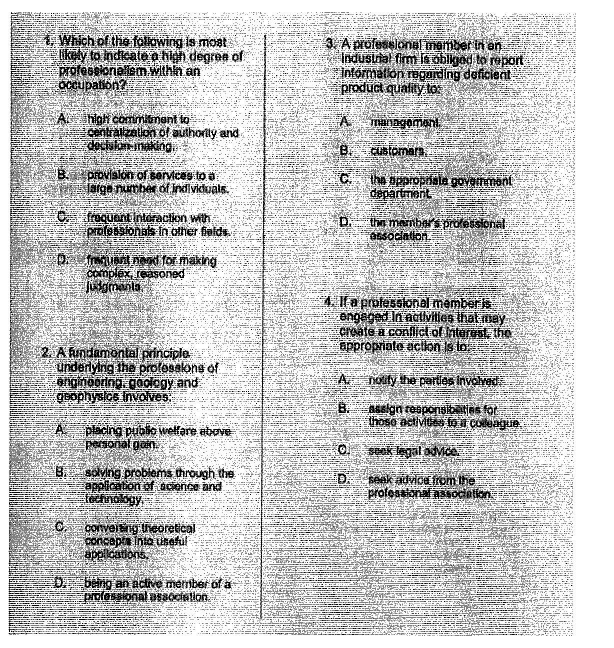
%> input picture Vfo5y.jpg, 1227 x 1296 px (shown at 1/2 size)
$ octave odev2_1.m   (GNU Octave 9; MATLAB toolbox functions it lacks are replaced by stand-ins)
%> lines starting %> are read from the running program, lines starting %| are printed output that depends on the picture; in (x1, y1, x2, y2) boxes, pixels count from 0 and x2, y2 are one past the last pixel; in counts of white or black regions, pixels touching at a corner belong together; the program's own positions count from 1
clc;
clear;
I=imread('Vfo5y.jpg');
%> I is the input picture: size 1296x1227 uint8; min 0, max 255, mean 196.2
I=im2gray(I);
figure,imshow(I),title('Resmin Aslı');
se=strel('square',2);
P=imdilate(I,se);
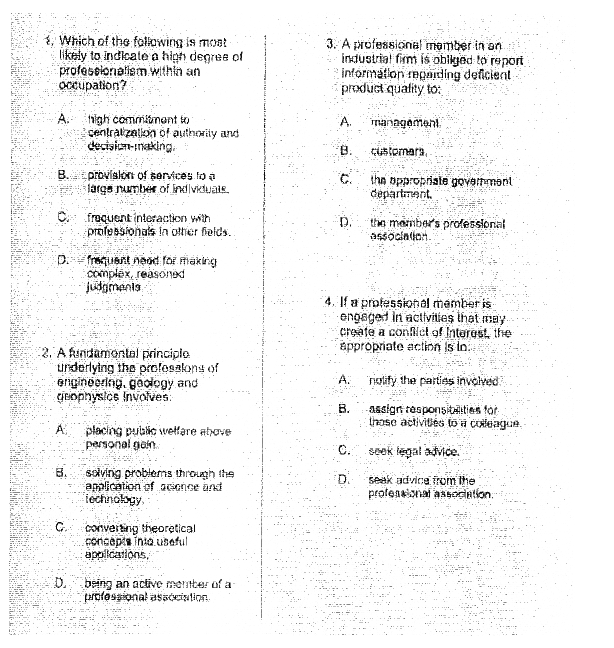
%> P: size 1296x1227 uint8 (shown at 1/2 size); min 0, max 255, mean 241.2
%figure,imshow(P),title('Yayma');
L = medfilt2(P,[2 2]);
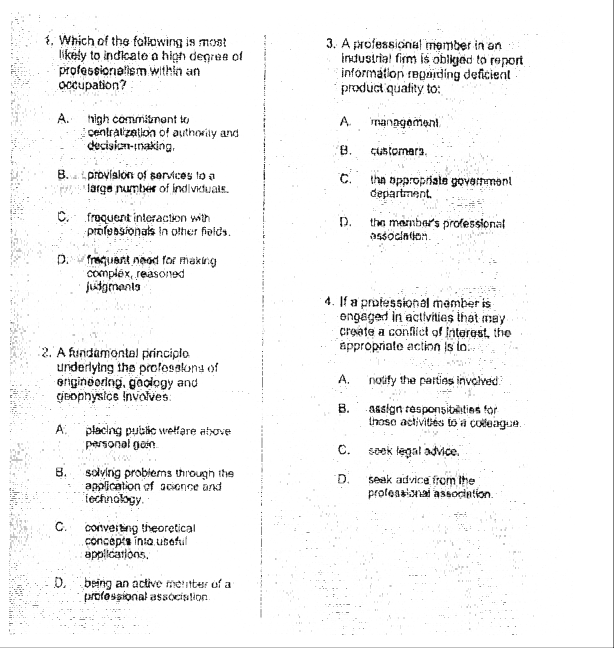
%> L: size 1296x1227 uint8 (shown at 1/2 size); min 0, max 255, mean 243
%figure,imshow(L),title('Median Gürültü Engelleme');
se=strel('square',2);
P=imerode(L,se);
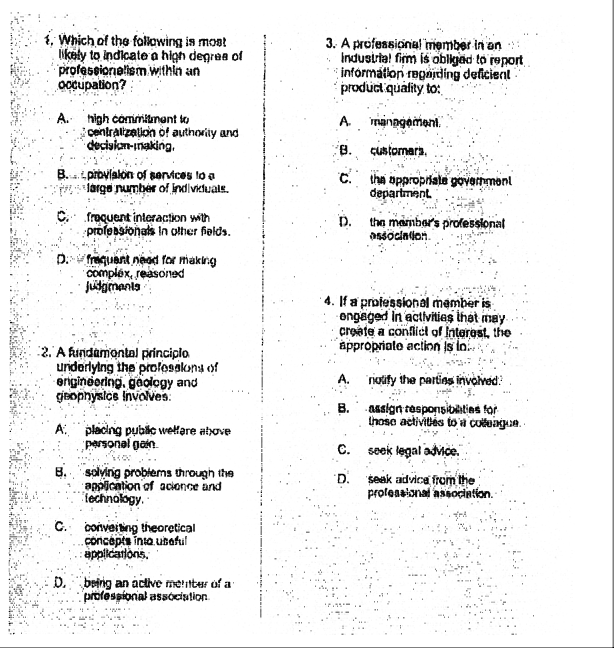
%> P: size 1296x1227 uint8 (shown at 1/2 size); min 0, max 255, mean 235.1
P=imfilter(P,ones(2)/4,'replicate');
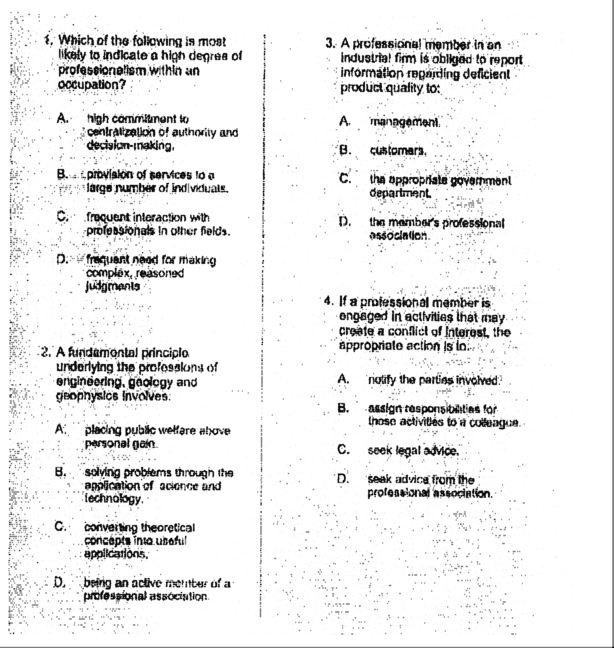
%> P: size 1296x1227 uint8 (shown at 1/2 size); min 0, max 255, mean 235.1; mean of the top-left, top-right, bottom-left and bottom-right quarters 232.2, 235.6, 232.4, 240.3
%figure,imshow(P),title('Kapama');
P = wiener2(P,[15 15]);
L=imadjust(P);
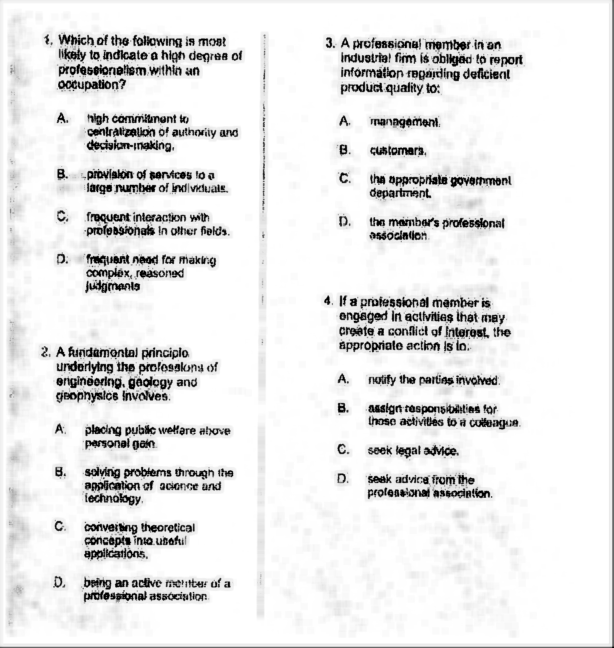
%> L: size 1296x1227 uint8 (shown at 1/2 size); min 0, max 255, mean 230.7
esikDeger = graythresh(L);
%> esikDeger = 0.59
L=im2bw(L,esikDeger);
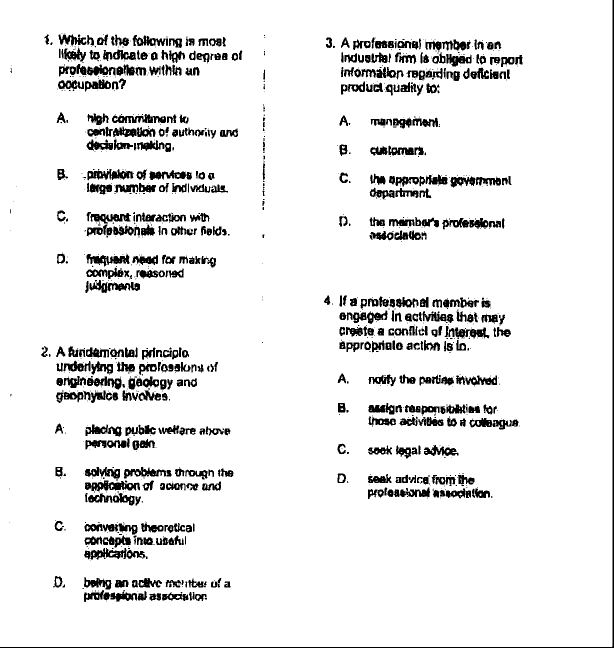
%> L: size 1296x1227 logical (shown at 1/2 size); 91.8% white; 1079 black regions (566 under 20 px), largest, box (x1, y1, x2, y2) and area: (0, 0, 1227, 1296) 5043, (170, 961, 280, 982) 1360, (175, 338, 268, 361) 1141
[a,b]=size(L);
%> a = 1296; b = 1227
L(1:b+50,1:50)=1;       % ufak tefek fazlalıklar bura ve aşağısında düzeltiliyor.
L(1:b+50,500:550)=1;    %
figure,imshow(L),title('Son Hali');
